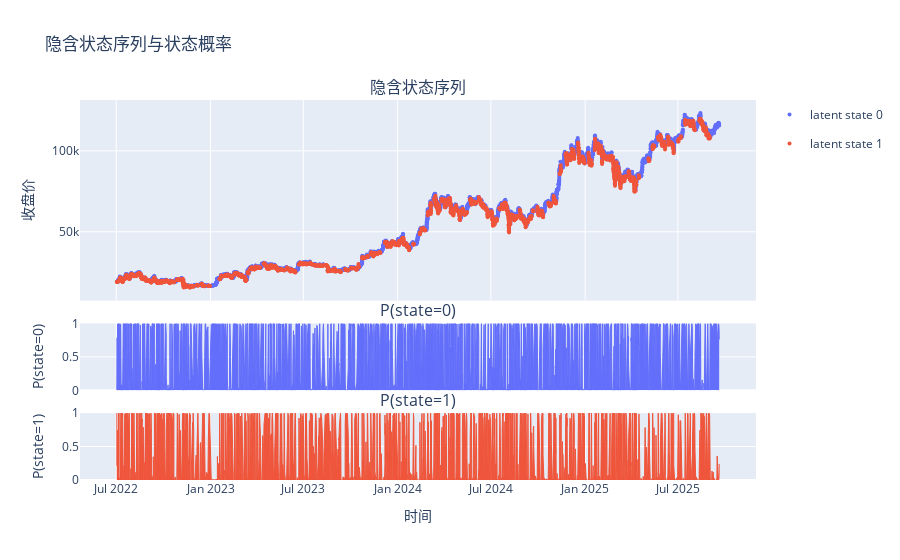

Notebook code for this chart:
### Code cell
labeler_L6 = GMMLabeler(merged_bar, 6)
labeler_L6.plot_label_on_candles()

### Figure 1 — Plotly figure (JSON) as saved in the notebook; plotly's stock layout.template omitted (floating-point values rounded to 4 significant figures; data arrays with more than 128 entries replaced by an {"elided": "..."} marker saying what was removed)
{"data": [{"legendgroup": "state_0", "marker": {"color": "#636EFA", "size": 4}, "mode": "markers", "name": "latent state 0", "showlegend": true, "x": {"elided": "3330 str values"}, "y": {"elided": "3330 float values"}, "type": "scatter", "xaxis": "x", "yaxis": "y"}, {"legendgroup": "state_1", "marker": {"color": "#EF553B", "size": 4}, "mode": "markers", "name": "latent state 1", "showlegend": true, "x": {"elided": "2530 str values"}, "y": {"elided": "2530 float values"}, "type": "scatter", "xaxis": "x", "yaxis": "y"}, {"fill": "tozeroy", "fillcolor": "#636EFA", "legendgroup": "state_0", "line": {"color": "#636EFA", "width": 1}, "mode": "lines", "name": "P(state=0)", "opacity": 0.7, "showlegend": false, "x": {"elided": "5860 str values"}, "y": {"elided": "5860 float values"}, "type": "scatter", "xaxis": "x2", "yaxis": "y2"}, {"fill": "tozeroy", "fillcolor": "#EF553B", "legendgroup": "state_1", "line": {"color": "#EF553B", "width": 1}, "mode": "lines", "name": "P(state=1)", "opacity": 0.7, "showlegend": false, "x": {"elided": "5860 str values"}, "y": {"elided": "5860 float values"}, "type": "scatter", "xaxis": "x3", "yaxis": "y3"}], "layout": {"xaxis": {"anchor": "y", "domain": [0.0, 1.0], "matches": "x3", "showticklabels": false}, "yaxis": {"anchor": "x", "domain": [0.472, 1.0], "title": {"text": "收盘价"}}, "xaxis2": {"anchor": "y2", "domain": [0.0, 1.0], "matches": "x3", "showticklabels": false}, "yaxis2": {"anchor": "x2", "domain": [0.236, 0.412], "title": {"text": "P(state=0)"}, "range": [0, 1]}, "xaxis3": {"anchor": "y3", "domain": [0.0, 1.0], "title": {"text": "时间"}}, "yaxis3": {"anchor": "x3", "domain": [0.0, 0.176], "title": {"text": "P(state=1)"}, "range": [0, 1]}, "annotations": [{"font": {"size": 16}, "showarrow": false, "text": "隐含状态序列", "x": 0.5, "xanchor": "center", "xref": "paper", "y": 1.0, "yanchor": "bottom", "yref": "paper"}, {"font": {"size": 16}, "showarrow": false, "text": "P(state=0)", "x": 0.5, "xanchor": "center", "xref": "paper", "y": 0.412, "yanchor": "bottom", "yref": "paper"}, {"font": {"size": 16}, "showarrow": false, "text": "P(state=1)", "x": 0.5, "xanchor": "center", "xref": "paper", "y": 0.176, "yanchor": "bottom", "yref": "paper"}], "title": {"text": "隐含状态序列与状态概率"}, "showlegend": true, "hovermode": "x unified"}}
